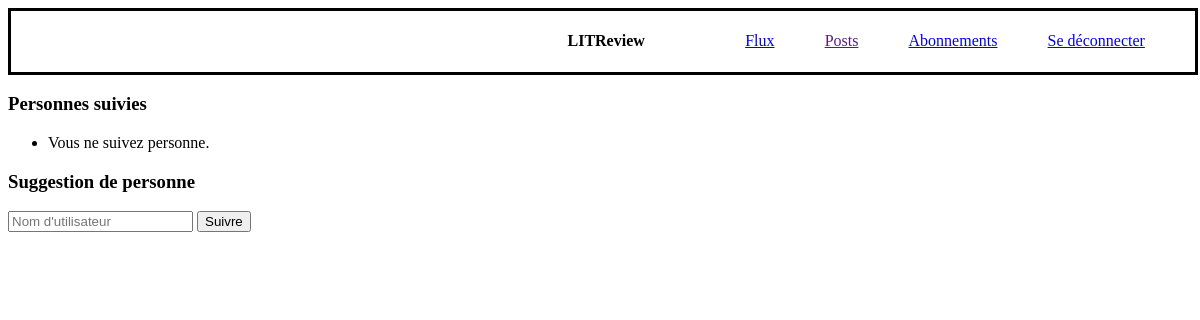
The page /followers/ (signed in) on the database as committed earlier.
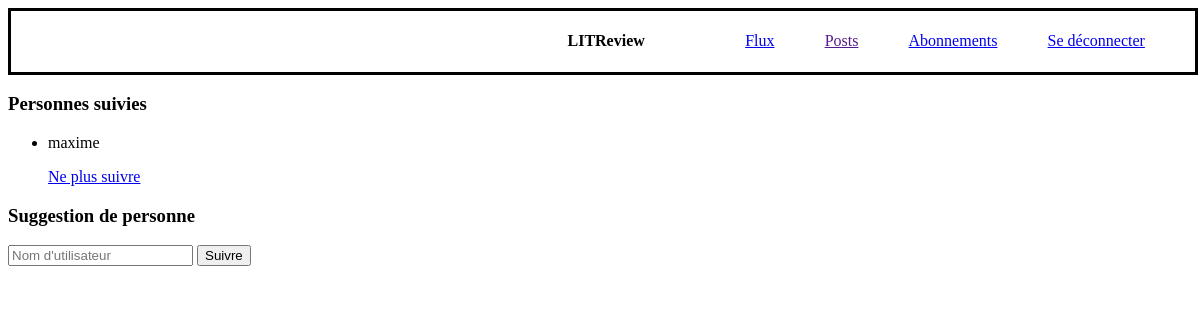
The same page on the database as committed later.
### activity/models.py (models this page shows)
class UserFollows(models.Model):
    follower = models.ForeignKey(to=settings.AUTH_USER_MODEL, on_delete=models.CASCADE,related_name='followed_users')
    followed = models.ForeignKey(to=settings.AUTH_USER_MODEL, on_delete=models.CASCADE,related_name='followers')
    class Meta:
        unique_together = ('follower', 'followed', )

### activity/views.py (the view)
# urls.py: path('followers/', display_followers, name='display_followers'),
@login_required
def display_followers(request):
    User = get_user_model()
    followed_users = UserFollows.objects.filter(follower=request.user)
    all_users = User.objects.exclude(id=request.user.id)
    not_followed_users = all_users.exclude(id__in=[user.followed.id for user in followed_users])
    context = {
        "followed_users": followed_users,
        "not_followed_users": not_followed_users,
        "count_followed_users": followed_users.count(),
    }
    return render(request, 'followers.html', context)

### activity/templates/followers.html (shortened to what this page needs)
{% extends 'base.html' %}
{% load static %}
{% block content %}
    <main>
        <section>
            <h3>Personnes suivies</h3>
            <ul>
                {% for relation in followed_users %}
                    <li>
                        <p>{{ relation.followed.username }}</p>
                        <a href="{% url 'unfollow_user' relation.followed.id %}">Ne plus suivre</a>
                    </li>
                {% empty %}
                    <li>Vous ne suivez personne.</li>
                {% endfor %}
            </ul>
            <h3>Suggestion de personne</h3>
            <form method="post" action="{% url 'search_user_to_follow' %}">
                <input type="text" name="username" placeholder="Nom d'utilisateur">
                <button type="submit">Suivre</button>
            </form>
        </section>
    </main>
{% endblock %}

Rows that differ between the two databases and show on the page:
added UserFollows: followed.username "maxime"
Other text that changed with them:
text no longer shown: "Vous ne suivez personne."
